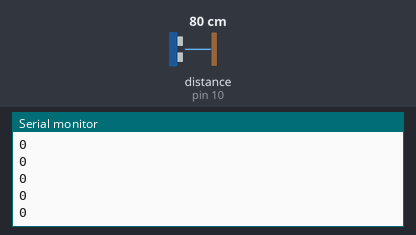
Simulated run of this sketch. Board: Arduino Uno, built with avr-gcc and run on an emulated ATmega328P. Shown: the last lines printed to the serial monitor. Wiring (inferred from the names in the program): ultrasonic range finder: trigger pin 9; echo pin 10. Inputs (shaded band) come from the test bench; at power-on: distance to the obstacle (sensor on pin 10) 80 cm. The echo pulse lasts 58.3 µs per cm.

Above: at 1.2 s.
1.3 s: distance to the obstacle (sensor on pin 10) set to 2 cm
At 2.3 s:
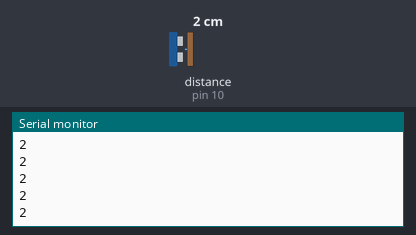
2.8 s: distance to the obstacle (sensor on pin 10) set to 4 cm
At 3.5 s:
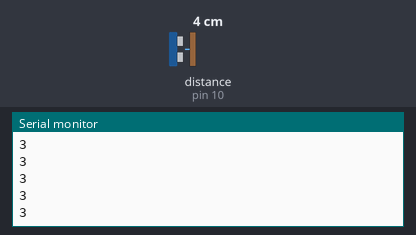
Timing chart, 0 to 5.8 s (numbered marks = the images above; inputs shaded):
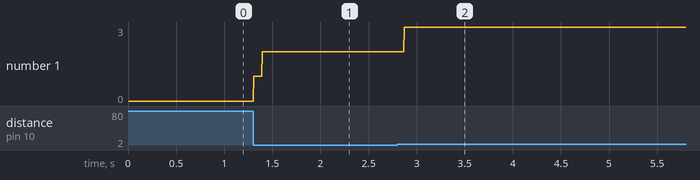

The sketch:

ultrasonic_oop.ino
```cpp
// defines pins numbers
int echo_pin = 10;
int trig_pin = 9;
// defines variables
long duration;
int distance;

class Ultrasonic{
    int trig_pin;
    int echo_pin;
    public:

        Ultrasonic(int c_trig_pin, int c_echo_pin){
            trig_pin = c_trig_pin;
            echo_pin = c_echo_pin;
        }
        void setup_ultrasonic(){
            pinMode(trig_pin, OUTPUT); // Sets the trigPin as an Output
            pinMode(echo_pin, INPUT); // Sets the echoPin as an Input
        }

        int get_distance(){
            // Clears the trigPin
            digitalWrite(trig_pin, LOW);
            delayMicroseconds(2);
            // Sets the trigPin on HIGH state for 10 micro seconds
            digitalWrite(trig_pin, HIGH);
            delayMicroseconds(10);
            digitalWrite(trig_pin, LOW);
            // Reads the echoPin, returns the sound wave travel time in microseconds
            duration = pulseIn(echo_pin, HIGH, 5000);
            // Calculating the distance
            int distance= duration*0.034/2;
            return distance;
        }
};

Ultrasonic *u;

void setup() {
    u = new Ultrasonic(trig_pin, echo_pin);
    u->setup_ultrasonic();
    Serial.begin(9600); // Starts the serial communication
}

// A utility function :
boolean in_between(long int val, long int low, long int high){
  return (val>=low && val<high)?true:false;
}

void loop() {
    Serial.println(u->get_distance());
}
```

Measured:
- after the input at 1.3 s, the serial monitor: prints a new line at once (image 1)
- after the input at 2.8 s, the serial monitor: prints a new line after 0.07 s (image 2)
- plotted number 1: 0 → 2 after the input at 1.3 s, 2 → 3 after the input at 2.8 s
